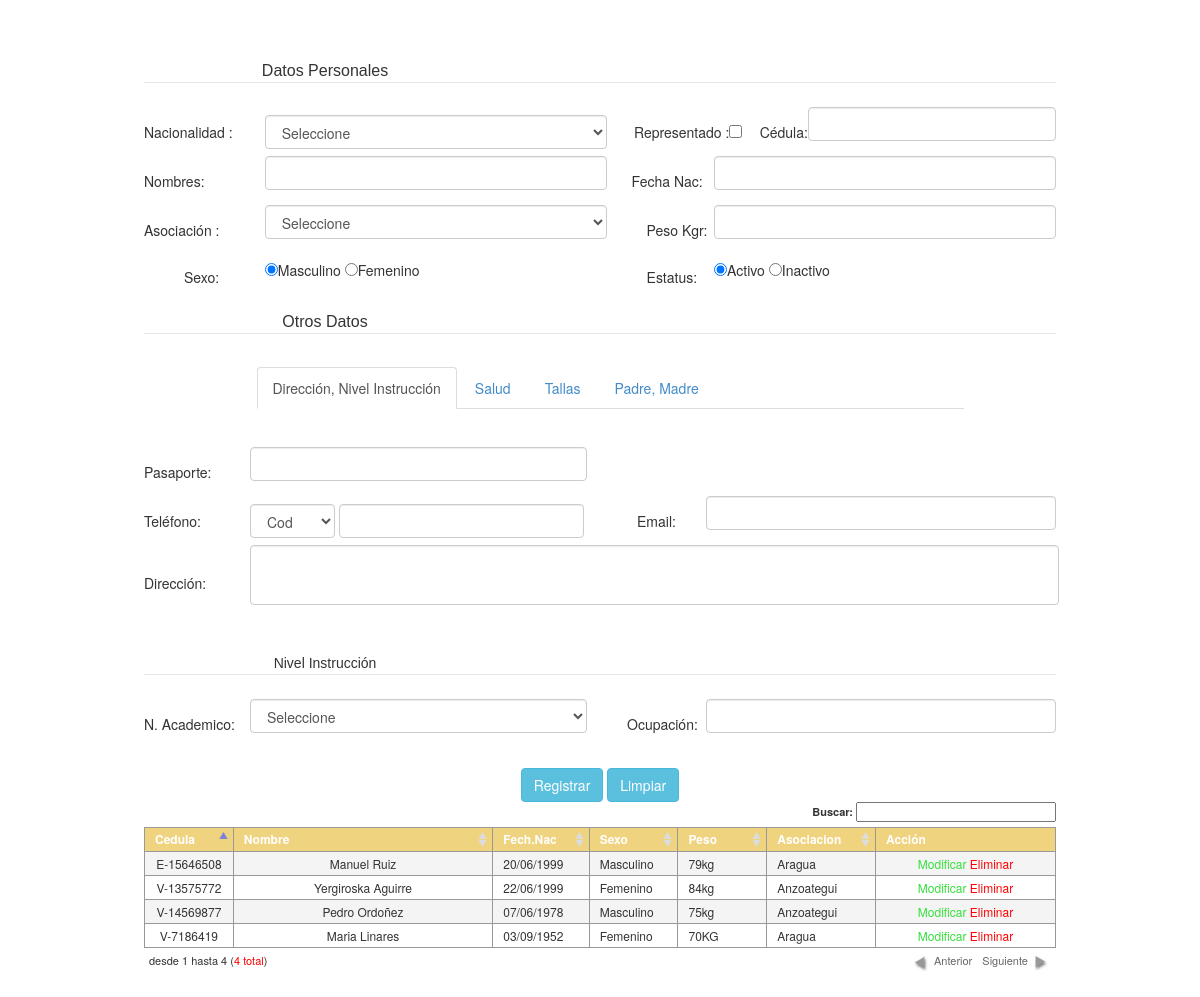
Page /vista/atletas.php on the earlier database version.
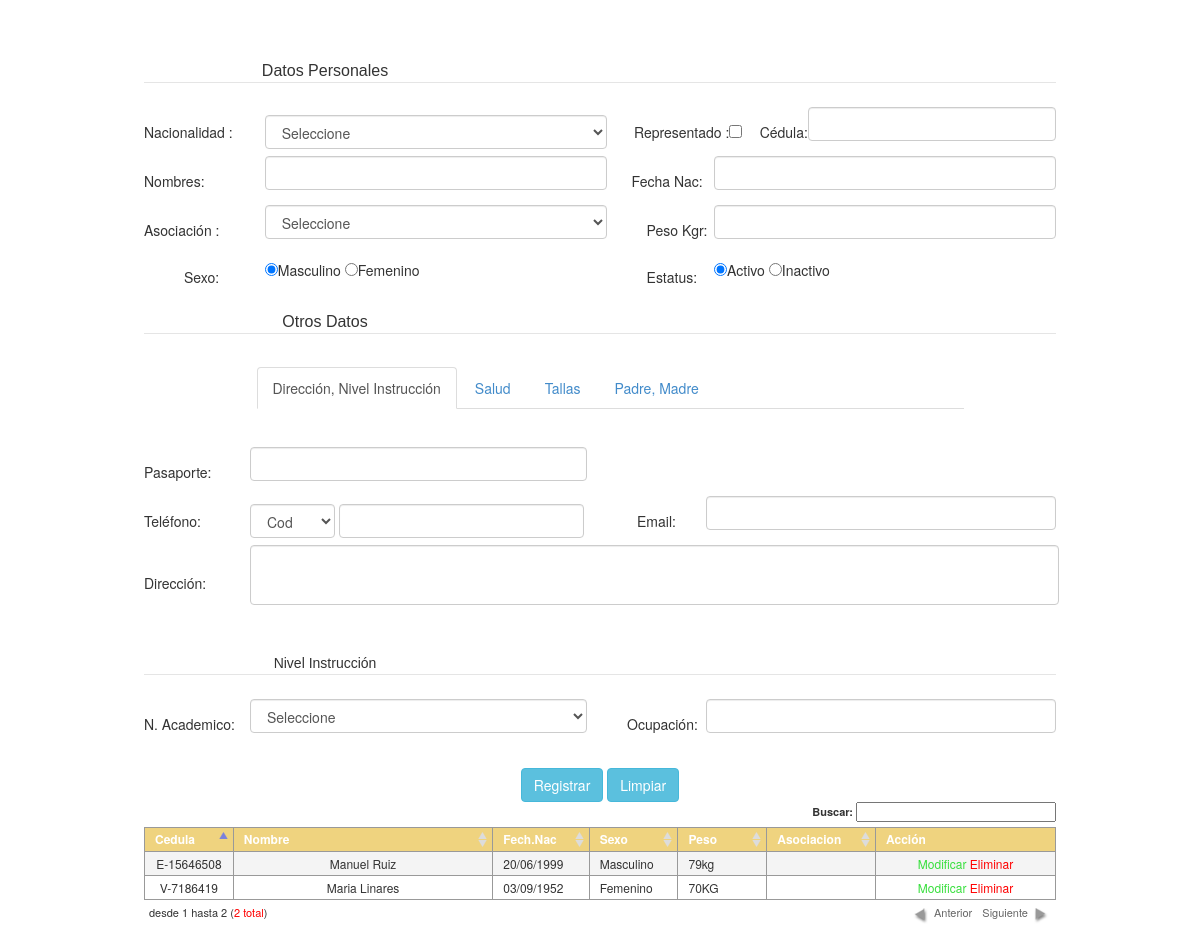
Same page on the later database version.
### tables this page shows
CREATE TABLE `atletas` (
  `num_registro` int(11) NOT NULL AUTO_INCREMENT,
  `nacionalidad` enum('V','E') DEFAULT NULL,
  `cedula` int(11) NOT NULL,
  `representado` int(11) DEFAULT '0',
  `pasaporte` varchar(20) NOT NULL,
  `nombre` varchar(50) NOT NULL,
  `fechnac` date NOT NULL,
  `sexo` varchar(20) NOT NULL,
  `cod_telefono` int(11) DEFAULT NULL,
  `telefono` varchar(7) NOT NULL,
  `email` varchar(50) NOT NULL,
  `direccion` text NOT NULL,
  `id_nivel` int(11) NOT NULL,
  `ocupacion` varchar(50) NOT NULL,
  `id_asociacion` int(11) NOT NULL,
  `patologias` text NOT NULL,
  `alergias` text NOT NULL,
  `id_tipo` int(11) NOT NULL,
  `peso` varchar(20) NOT NULL,
  `tal_zap` varchar(20) NOT NULL,
  `tal_pan` varchar(20) NOT NULL,
  `tal_cam` varchar(20) NOT NULL,
  `tal_pet` varchar(20) NOT NULL,
  `padre` varchar(50) NOT NULL,
  `cod_telpadre` int(11) DEFAULT NULL,
  `tel_padre` varchar(7) NOT NULL,
  `madre` varchar(50) NOT NULL,
  `cod_telmadre` int(11) DEFAULT NULL,
  `tel_madre` varchar(7) NOT NULL,
  `estatus` varchar(20) NOT NULL,
  PRIMARY KEY (`num_registro`)
);

CREATE TABLE `asociaciones` (
  `id_asociacion` int(11) NOT NULL AUTO_INCREMENT,
  `nombre` varchar(50) NOT NULL,
  `id_estado` int(11) NOT NULL,
  `cod_telefono` int(11) DEFAULT NULL,
  `telefono` varchar(7) NOT NULL,
  `email` varchar(50) NOT NULL,
  `direccion` varchar(250) NOT NULL,
  `representante` varchar(50) NOT NULL,
  `estatus` varchar(20) NOT NULL,
  PRIMARY KEY (`id_asociacion`)
);

### modelo/Conexion.php (called while the page is built, shortened)
<?php
class Conexion
{
    private static $_server   = 'localhost';
    private static $_user     = 'root';
    private static $_password = '123456';
    protected $bd             = 'wushu';
    private function _abrir_conn() {
        $this->_conn = new mysqli(self::$_server, self::$_user, self::$_password, $this->bd);
        if ((int) $this->_conn->connect_errno == 0) {
            $this->_state_conn = TRUE;
            $this->_conn->set_charset('utf8');
            return $this->_conn;
        }
    }
    public function _query($sql) {
        if ($this->_state_conn === TRUE) {
            $resultado = $this->_conn->query($sql);
            if($resultado){
                return $resultado;
            }else{
                return FALSE;
            }
        }
    }
    public function RetornarRegistros($sql) {
        $result = $this->_query($sql);
        if ($this->_state_conn === TRUE) {
             $count = $result->num_rows;
            if($count > 0){
            while ($row =$result->fetch_array()) {
                $rows[] = $row;
            }
            return $rows;
            }else{
                return FALSE;
            }
        }
    }
}

### vista/atletas.php (the view, shortened to what the changed rows need)
<?php
require_once '../modelo/Conexion.php';
$obj_conexion = new Conexion();
$sql        = "SELECT  id_asociacion, nombre FROM asociaciones";
$nivel      = "SELECT  id_nivel,  nivel FROM nivel_academico";
$tip_sangre = "SELECT  id_tipo,  tipo_sangre FROM tipo_sangre";
$codigo     = "SELECT  id,  codigo FROM codigo_telefono";
$cedula_re = "SELECT CONCAT(cedula,'-',representado) AS cedula,CONCAT(nacionalidad,'-',cedula,' (<span style=\"color:red\">',representado,'</span>)   ',nombre) AS nombre  FROM atletas";
$resultado = $obj_conexion->RetornarRegistros($sql);
$result    = $obj_conexion->RetornarRegistros($nivel);
$resul     = $obj_conexion->RetornarRegistros($tip_sangre);
$resulcod  = $obj_conexion->RetornarRegistros($codigo);
$resulcedu = $obj_conexion->RetornarRegistros($cedula_re);
?>
<!DOCTYPE html>
<html>
    <head>
        <link href="../css/bootstrap.css" rel="stylesheet" media="screen"/>
        <link href="../css/estilos.css" rel="stylesheet" media="screen"/>
        <link href="../css/jquery.dataTables.css" rel="stylesheet" media="screen"/>
        <link href="../css/datepicker.css" rel="stylesheet" media="screen"/>
        <link href="../css/select2.css" rel="stylesheet" media="screen"/>
        <link href="../css/select2-bootstrap.css" rel="stylesheet" media="screen"/>
        <link href="../css/autocomplete.css" rel="stylesheet" media="screen"/>
    </head>
    <body>
                    <tr>
                        <td colspan="4" align="center">
                            <table border="0" id="tbl_atletas" class="dataTable">
                                <thead>
                                    <tr>
                                        <th>Cedula</th>
                                        <th>Nombre</th>
                                        <th>Fech.Nac</th>
                                        <th>Sexo</th>
                                        <th>Peso</th>
                                        <th>Asociacion</th>
                                        <th>Acci&oacute;n</th>
                                    </tr>
                                </thead>
                                <tbody>
                                    <?php
                                    $sql        = "SELECT CONCAT_WS('-', atl.nacionalidad, atl.cedula) AS cedula,
                                                                    atl.nombre,
                                                                    DATE_FORMAT(atl.fechnac,'%d/%m/%Y') AS fecha,
                                                                    atl.sexo,
                                                                    atl.peso,
                                                                    aso.nombre AS asociacion
                                                            FROM atletas atl
                                                            INNER JOIN asociaciones  aso ON atl.id_asociacion = aso.id_asociacion;";
                                    $resgistros = $obj_conexion->RetornarRegistros($sql);
                                    $es_array = is_array($resgistros) ? TRUE : FALSE;
                                    if ($es_array == TRUE) {
                                        for ($i = 0; $i < count($resgistros); $i++) {
                                            ?>
                                            <tr>
                                                <td align="right"><?php echo $resgistros[$i]['cedula'] ?></td>
                                                <td><?php echo $resgistros[$i]['nombre'] ?></td>
                                                <td><?php echo $resgistros[$i]['fecha'] ?></td>
                                                <td><?php echo $resgistros[$i]['sexo'] ?></td>
                                                <td><?php echo $resgistros[$i]['peso'] ?></td>
                                                <td><?php echo $resgistros[$i]['asociacion'] ?></td>
                                                <td>
                                                    <span class="accion modificar">Modificar</span>
                                                    <span class="accion eliminar">Eliminar</span>
                                                </td>
                                            </tr>
                                            <?php
                                        }
                                    }
                                    ?>
                                </tbody>
                            </table>
                        </td>
                    </tr>
    </body>
</html>

Differences in the rows shown:
no longer on this page (row unchanged): atletas: cedula "V-13575772", nombre "Yergiroska Aguirre", fecha "22/06/1999", sexo "Femenino", peso "84kg", id_asociacion.nombre "Anzoategui"
no longer on this page (row unchanged): atletas: cedula "V-14569877", nombre "Pedro Ordoñez", fecha "07/06/1978", sexo "Masculino", peso "75kg", id_asociacion.nombre "Anzoategui"
changed through a linked row, atletas "Maria Linares": id_asociacion.nombre "Aragua" → (not shown)
changed through a linked row, atletas "Manuel Ruiz": id_asociacion.nombre "Aragua" → (not shown)
Other differences:
text written by a page script: "Buscar: desde 1 hasta 4 ( 4 total ) Anterior Siguiente" → "Buscar: desde 1 hasta 2 ( 2 total ) Anterior Siguiente"
